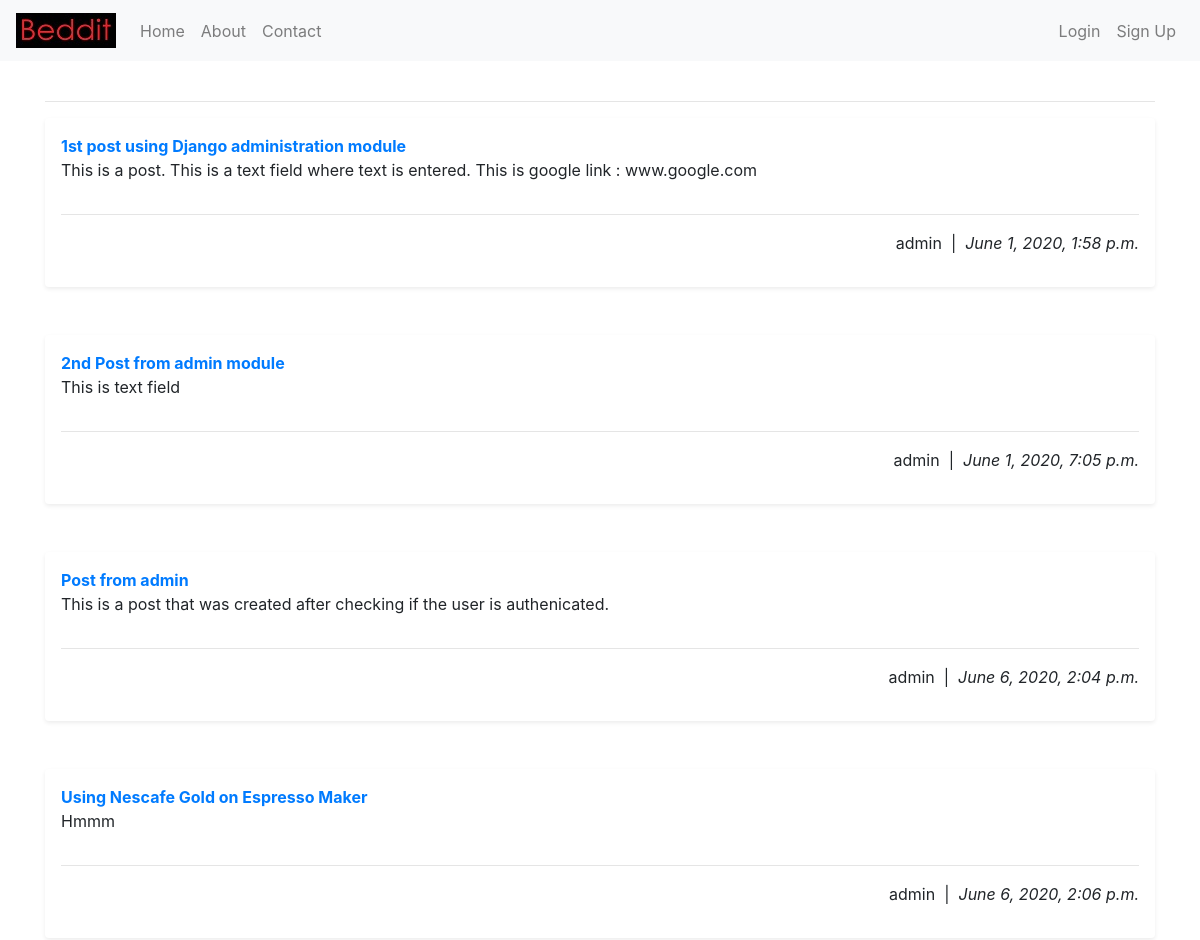
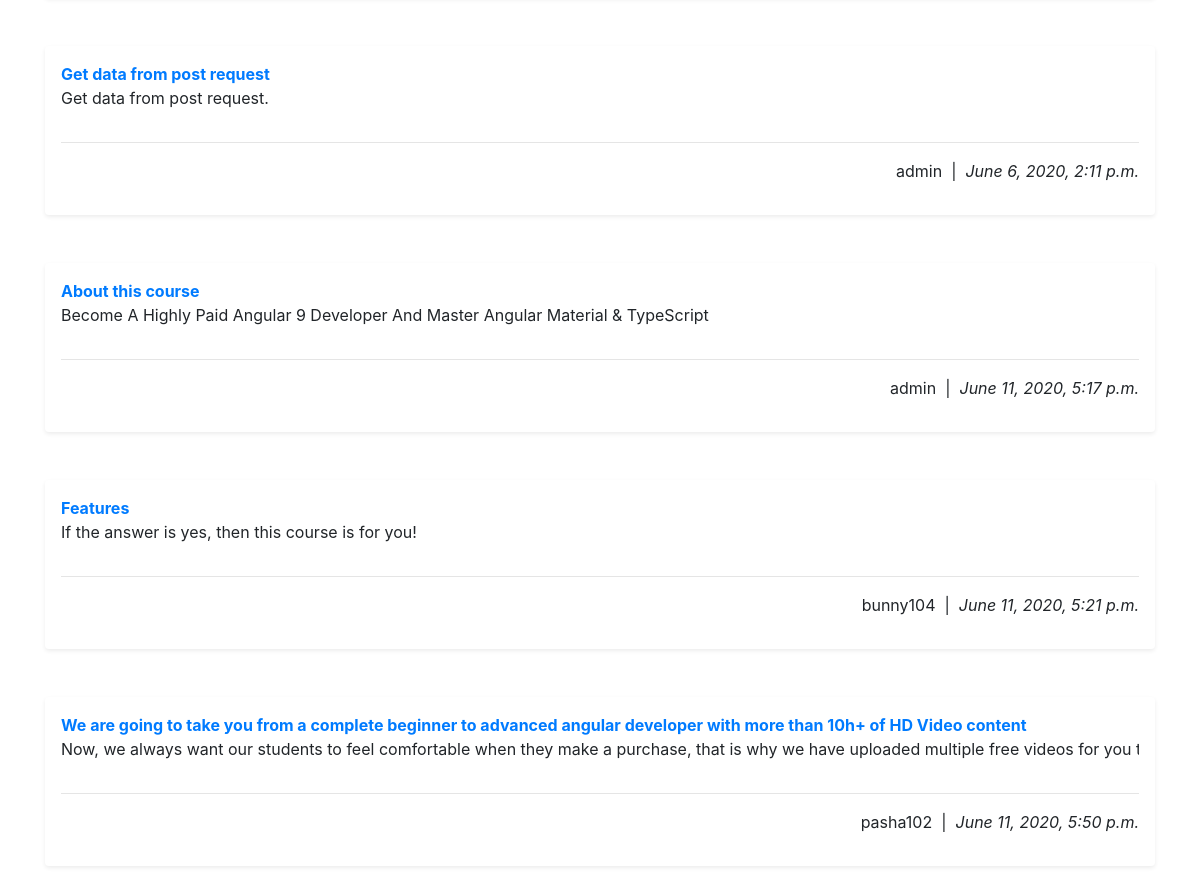
The app's page /posts/, older data (2 pictures, top to bottom).
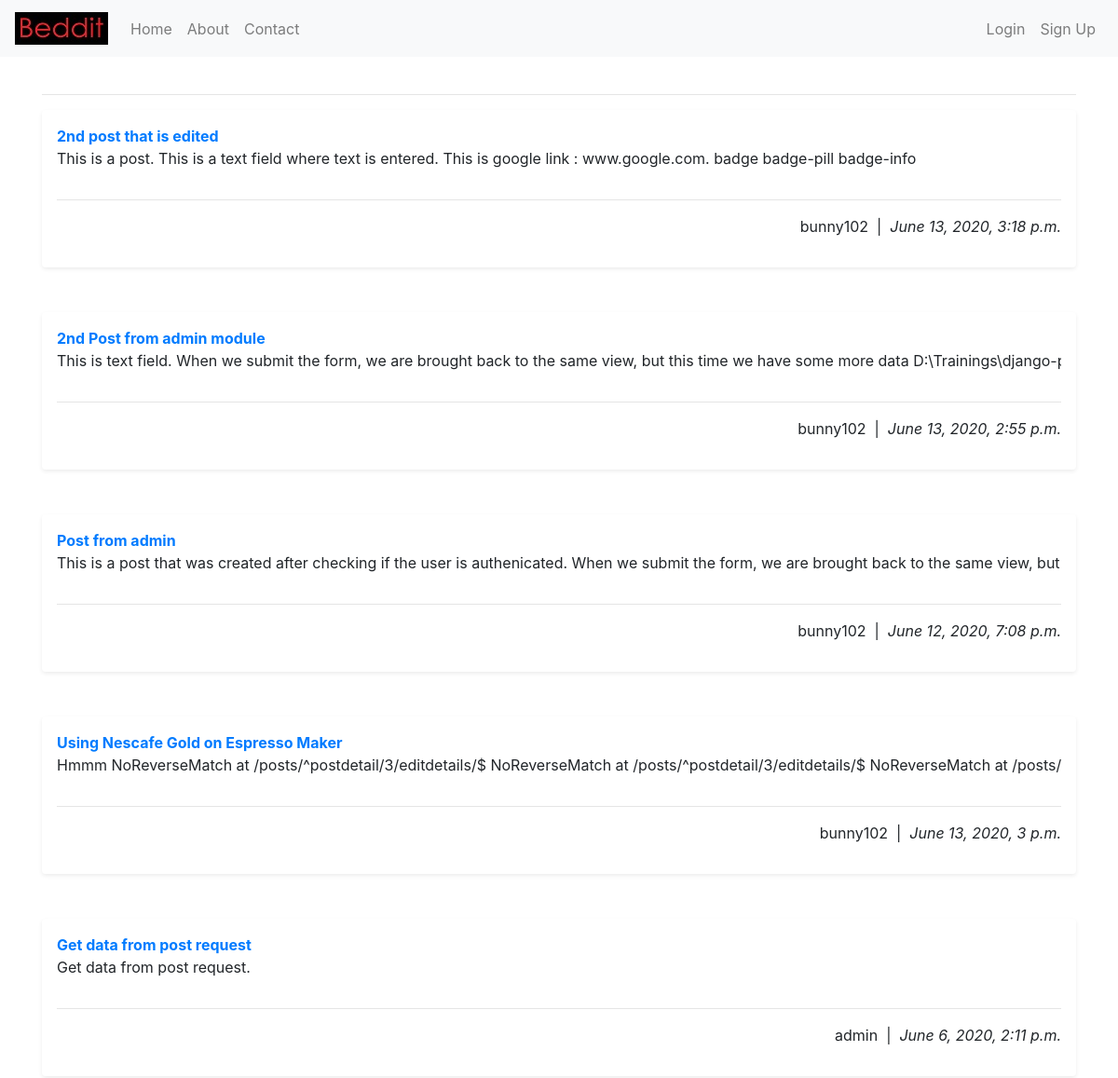
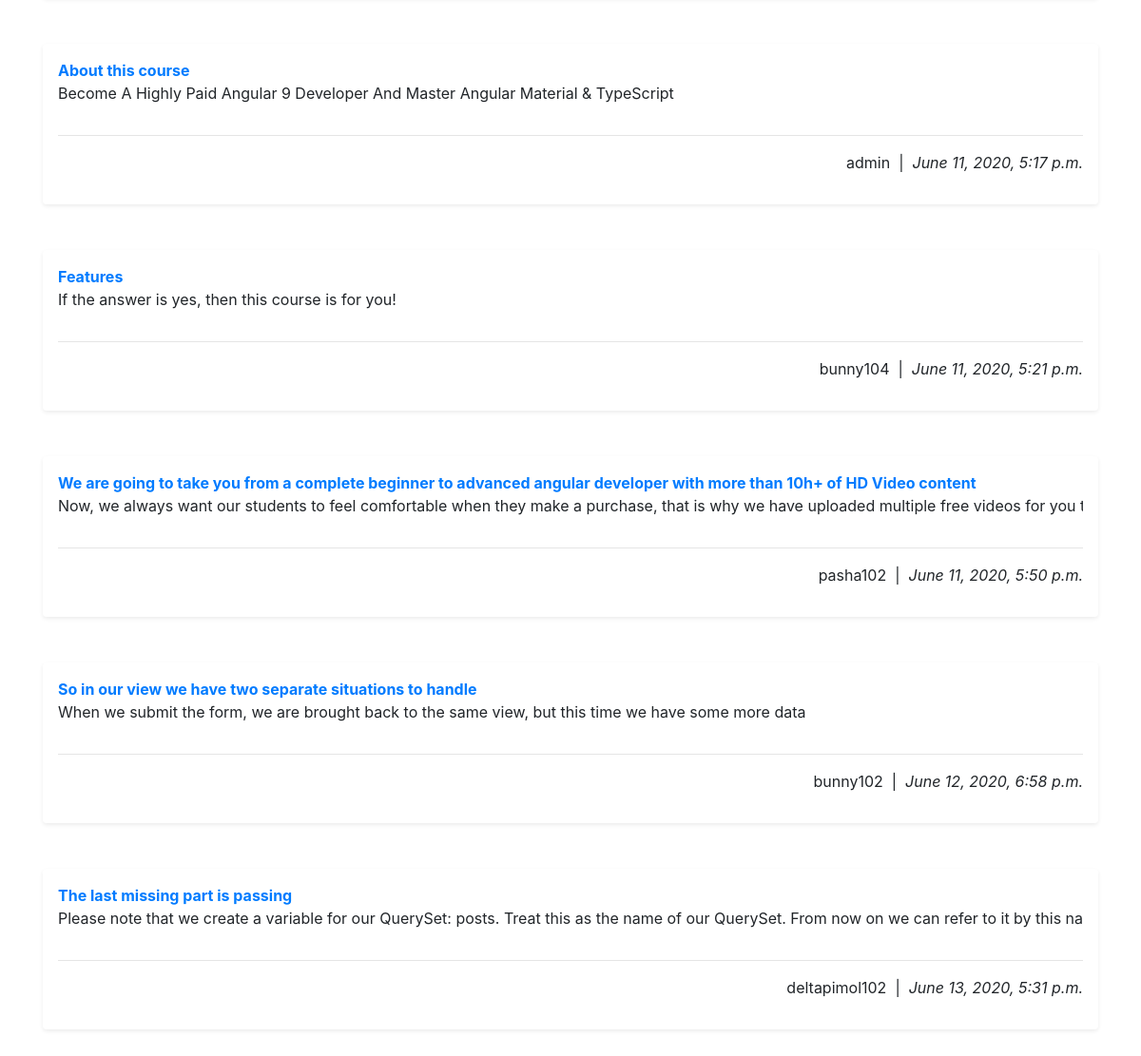
The same page, newer data (2 pictures, top to bottom).
### posts_app/models.py (models this page shows, shortened)
class Post(models.Model):
    author = models.ForeignKey(settings.AUTH_USER_MODEL, on_delete = models.CASCADE)
    title = models.CharField(blank=False, null=False, max_length=200)
    text = models.TextField()
    post_datetime = models.DateTimeField(null=True)

### posts_app/views.py (the view)
# urls.py: path('',displayPosts,name='displayposts'),
def displayPosts(request):
    posts = Post.objects.all()
    return render(request,'Posts/posts.html',{ 'posts': posts })

### posts_app/templates/Posts/posts.html (shortened to what this page needs)
<html>
    {% extends 'index.html' %}
    {% block content %}
    <body>
        <br>
        <div class="container">
        <hr>
        {% for post in posts %}
            <div class="shadow-sm p-3 mb-5 bg-white rounded">
                <b><a href={% url "postdetails" pk=post.pk %} class="text-decoration-none">{{ post.title }}</a></b>
                    <div class="overflow-hidden">
                        <span class="d-inline-block text-truncate" style="max-width: 1500px;">
                            <p>{{ post.text }}</p>
                        </span>
                    </div>
                    <hr>
                    <p class="text-right">{{ post.author }} &nbsp;|&nbsp; <i>{{ post.post_datetime }}</i></p>
            </div>
        {% endfor %}
        </div>
    </body>
    {% endblock %}

### posts_app/templates/index.html (shortened to what this page needs)
{% load static %}
<html>
    <head>
                <link rel="stylesheet" href=
        "https://maxcdn.bootstrapcdn.com/bootstrap/4.4.1/css/bootstrap.min.css">
        <link rel="stylesheet" href="{% static 'css/posts.css' %}">
        <nav class="navbar sticky-top navbar-expand-lg navbar-light bg-light">
            <a class="navbar-brand" href='{% url "displayposts" %}'>
                <img src="{% static 'logo.jpg' %}" alt="Beddit">
            </a>
            <div class="collapse navbar-collapse" id="navbarNavDropdown">
              <ul class="navbar-nav mr-auto">
                <li class="nav-item">
                  <a class="nav-link" href="{% url 'displayposts' %}">Home<span class="sr-only">(current)</span></a>
                </li>
                <li class="nav-item">
                  <a class="nav-link" href="{% url 'about' %}">About</a>
                </li>
                <li class="nav-item">
                    <a class="nav-link" href="{% url 'contact' %}">Contact</a>
                  </li>
                </ul>
                {% if user.is_authenticated %}
                <ul class="navbar-nav ml-auto">
                <li class="nav-item dropdown">
                  <a class="nav-link dropdown-toggle" href="#" id="navbarDropdownMenuLink" role="button" data-toggle="dropdown" aria-haspopup="true" aria-expanded="false">
                        <span class="badge badge-light">
                            <svg class="bi bi-person-circle" width="1.5em" height="1.5em" viewBox="0 0 16 16" fill="currentColor" xmlns="http://www.w3.org/2000/svg">
                            <path d="M13.468 12.37C12.758 11.226 11.195 10 8 10s-4.757 1.225-5.468 2.37A6.987 6.987 0 0 0 8 15a6.987 6.987 0 0 0 5.468-2.63z"/>
                            <path fill-rule="evenodd" d="M8 9a3 3 0 1 0 0-6 3 3 0 0 0 0 6z"/>
                            <path fill-rule="evenodd" d="M8 1a7 7 0 1 0 0 14A7 7 0 0 0 8 1zM0 8a8 8 0 1 1 16 0A8 8 0 0 1 0 8z"/>
                            </svg>
                        &nbsp;{{ user.username }}
                        </span>
                  </a>
                  <div class="dropdown-menu" aria-labelledby="navbarDropdownMenuLink">
                    <a class="dropdown-item" href='{% url "logout" %}'>
                        Logout
                    </a>
                  </div>
                </li>
                </ul>
            </div>
                {% else %}
                    <ul class="navbar-nav ml-auto">
                        <li class="nav-item">
                            <a class="nav-link" href='{% url "login" %}'>Login</a>
                        </li>
                        <li class="nav-item">
                            <a class="nav-link" href='{% url "userRegister" %}'>Sign Up</a>
                        </li>
                    </ul>
                {% endif %}
          </nav>
    </head>
            {% block content %}
            {% endblock %}
</html>

Row changes from the older to the newer data that the page shows:
changed Post: title "1st post using Django administration module" → "2nd post that is edited"; text "This is a post. This is a text field where text is entered. This is google link : www.google.com" → "This is a post. This is a text field where text is entered. This is google link : www.google.com. badge badge-pill badge-info"; author "admin" → "bunny102"; post_datetime "June 1, 2020, 1:58 p.m." → "June 13, 2020, 3:18 p.m."
changed Post "2nd Post from admin module": text "This is text field" → "This is text field. When we submit the form, we are brought back to the same view, but this time we have some more data…"; author "admin" → "bunny102"; post_datetime "June 1, 2020, 7:05 p.m." → "June 13, 2020, 2:55 p.m."
changed Post "Post from admin": text "This is a post that was created after checking if the user is authenicated." → "…the user is authenicated. When we submit the form, we are brought back to the same view, but this time we have some more data When we submit t…"; author "admin" → "bunny102"; post_datetime "June 6, 2020, 2:04 p.m." → "June 12, 2020, 7:08 p.m."
changed Post "Using Nescafe Gold on Espresso Maker": text "Hmmm" → "Hmmm NoReverseMatch at /posts/^postdetail/3/editdetails/$ NoReverseMatch at /posts/^postdetail/3/editdetails/$ NoReverseMatch at…"; author "admin" → "bunny102"; post_datetime "June 6, 2020, 2:06 p.m." → "June 13, 2020, 3 p.m."
added Post: title "So in our view we have two separate situations to handle", text "When we submit the form, we are brought back to the same view, but this time we have some more data", author "bunny102", post_datetime "June 12, 2020, 6:58 p.m."
added Post: title "The last missing part is passing", text "Please note that we create a variable for our QuerySet: posts. Treat this as the name of our QuerySet. From now on we can refer to it by this name. Please note that we create a variable for our Quer…", author "deltapimol102", post_datetime "June 13, 2020, 5:31 p.m."
